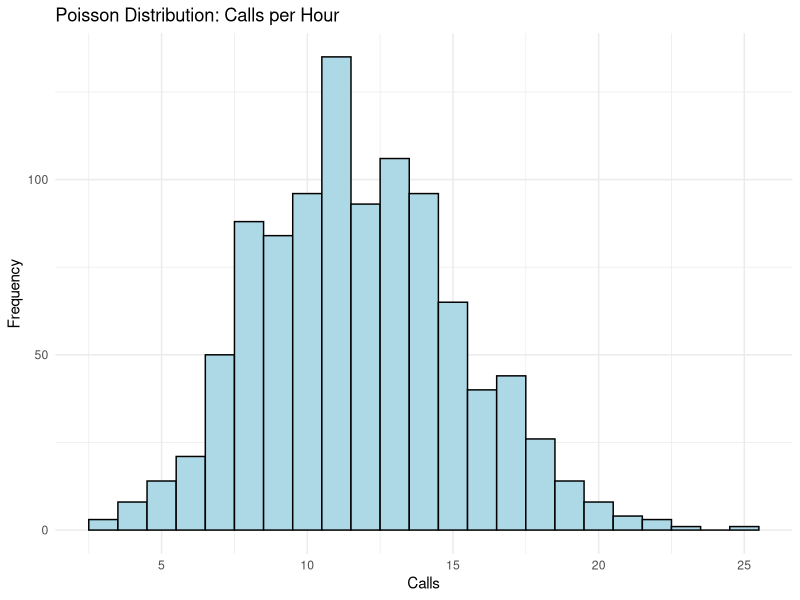

The R source for this figure:
## ---- chunk 1
# lambda is our sample mean
lambda <- 12

dpois(10, lambda = lambda)
## ---- chunk 2
ppois(15, lambda, lower.tail = TRUE)
## ---- chunk 3
qpois(0.95, lambda = lambda)
## ---- chunk 4
set.seed(29)
# simulate 1000 hours
sample <- rpois(1000, lambda = lambda)

# visualizing simulated Poisson distribution
library(ggplot2)
df_calls <- data.frame(Calls = sample)

# create a histogram visualizing the frequencies
ggplot(df_calls, aes(x = Calls)) +
  geom_histogram(binwidth = 1, fill = "lightblue", color = "black") +
  theme_minimal() +
  labs(title = "Poisson Distribution: Calls per Hour", x = "Calls", y = "Frequency")
